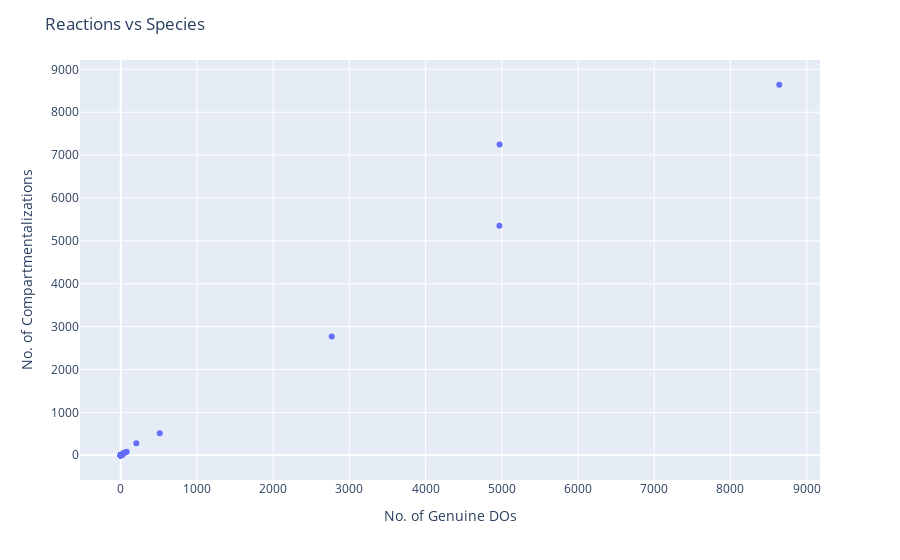

Here is the notebook cell this chart was saved with:
### Code cell
import plotly.express as px
fig = px.scatter(x=df['4a. No. of Genuine DOs'], y=df['4c. No. of Compartmentalizations'])

fig.update_layout(
    title='Reactions vs Species',
    xaxis=dict(title='No. of Genuine DOs'),
    yaxis=dict(title='No. of Compartmentalizations')
)

fig.show()

### Figure 1 — Plotly figure (JSON) as saved in the notebook; plotly's stock layout.template omitted (floating-point values rounded to 4 significant figures; data arrays with more than 128 entries replaced by an {"elided": "..."} marker saying what was removed)
{"data": [{"hovertemplate": "x=%{x}<br>y=%{y}<extra></extra>", "legendgroup": "", "marker": {"color": "#636efa", "symbol": "circle"}, "mode": "markers", "name": "", "orientation": "v", "showlegend": false, "type": "scatter", "x": {"elided": "274 int values"}, "xaxis": "x", "y": {"elided": "274 int values"}, "yaxis": "y"}], "layout": {"legend": {"tracegroupgap": 0}, "margin": {"t": 60}, "title": {"text": "Reactions vs Species"}, "xaxis": {"anchor": "y", "domain": [0, 1], "title": {"text": "No. of Genuine DOs"}}, "yaxis": {"anchor": "x", "domain": [0, 1], "title": {"text": "No. of Compartmentalizations"}}}}
